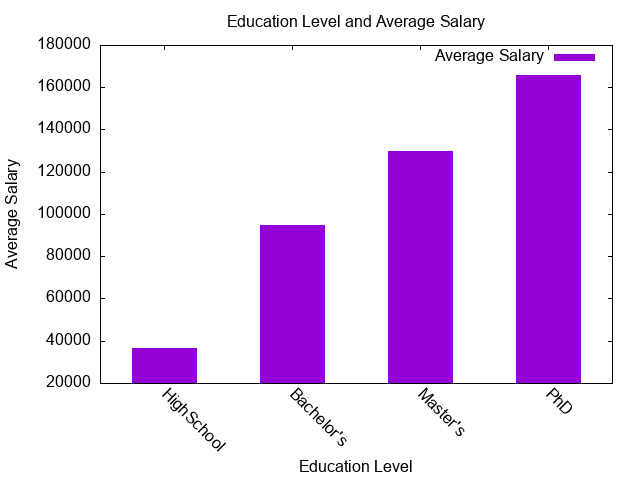

The gnuplot source for this figure:
set term dumb
set term png
set out "g1.png"


set boxwidth 0.5
set style data histogram
set style fill solid
set xtics rotate by -45
set title "Education Level and Average Salary"
set xlabel "Education Level"
set ylabel "Average Salary"


plot 'data.edu.salary.csv' using 2:xtic(1) with boxes title "Average Salary"
